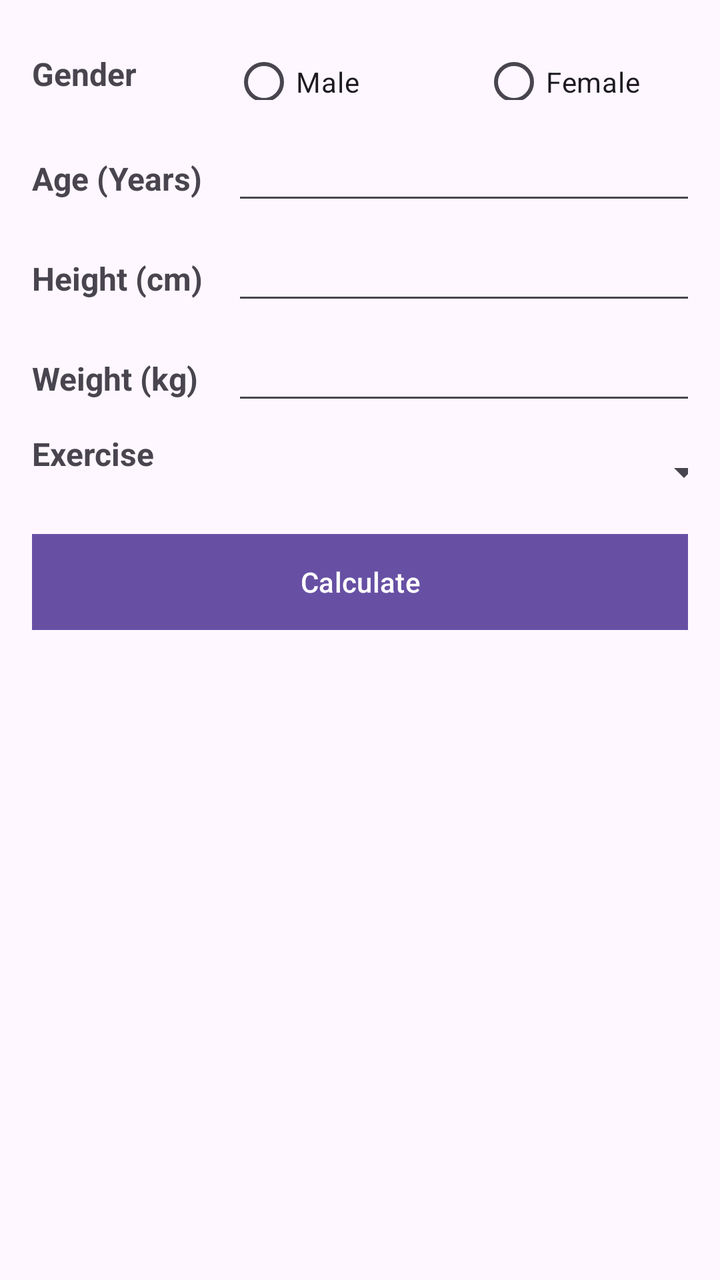
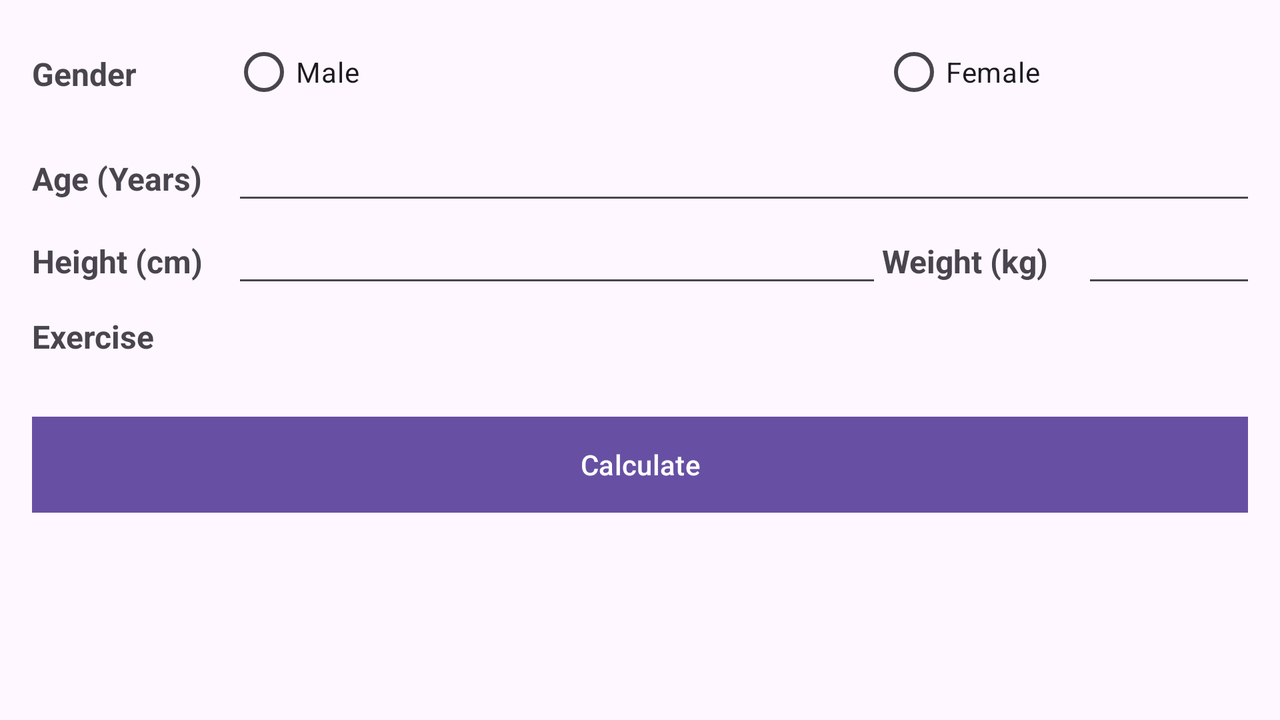

First picture: res/layout/ on a phone held upright. Second picture: the repository's own variant of that layout, on a device whose configuration matches the variant's folder. Source for both follows.
<!-- AndroidManifest.xml: application theme Theme.BMR -->
<!-- res/layout/activity_main.xml -->
<LinearLayout
    xmlns:android="http://schemas.android.com/apk/res/android"
    xmlns:tools="http://schemas.android.com/tools"
    android:layout_width="match_parent"
    android:layout_height="match_parent"
    android:orientation="vertical"
    android:padding="16dp">

    <GridLayout
        android:layout_width="match_parent"
        android:layout_height="50dp"
        android:columnCount="2"
        android:rowCount="2">

        <TextView
            android:layout_width="100dp"
            android:layout_height="wrap_content"
            android:layout_centerHorizontal="true"
            android:layout_marginTop="10dp"
            android:text="@string/gender_text"
            android:textSize="16dp"
            android:textStyle="bold" />

        <RadioGroup
            android:id="@+id/genderRadioGroup"
            android:layout_width="250dp"
            android:layout_height="wrap_content"
            android:layout_marginBottom="16dp"
            android:orientation="horizontal">

            <RadioButton
                android:id="@+id/maleRadioButton"
                android:layout_width="125dp"
                android:layout_height="50dp"
                android:text="@string/male_text" />

            <RadioButton
                android:id="@+id/femaleRadioButton"
                android:layout_width="125dp"
                android:layout_height="50dp"
                android:text="@string/female_text" />
        </RadioGroup>
    </GridLayout>

    <GridLayout
        android:layout_width="match_parent"
        android:layout_height="50dp"
        android:columnCount="2"
        android:rowCount="2">

        <TextView
            android:id="@+id/titleTextView"
            android:layout_width="100dp"
            android:layout_height="wrap_content"
            android:layout_centerHorizontal="true"
            android:text="@string/years_text"
            android:textSize="16dp"
            android:textStyle="bold" />

        <EditText
            android:id="@+id/edit_message"
            android:layout_width="250dp"
            android:layout_height="wrap_content"
            android:hint="@string/edit_message" />

    </GridLayout>

    <GridLayout
        android:layout_width="match_parent"
        android:layout_height="50dp"
        android:columnCount="4"
        android:rowCount="1">

        <TextView
            android:layout_width="100dp"
            android:layout_height="wrap_content"
            android:layout_centerHorizontal="true"
            android:text="@string/height_text"
            android:textSize="16dp"
            android:textStyle="bold" />

        <EditText
            android:id="@+id/heightEditText"
            android:layout_width="250dp"
            android:layout_height="wrap_content" />


    </GridLayout>

    <GridLayout
        android:layout_width="match_parent"
        android:layout_height="50dp"
        android:columnCount="4"
        android:rowCount="1">

        <TextView
            android:layout_width="100dp"
            android:layout_height="wrap_content"
            android:layout_centerHorizontal="true"
            android:text="@string/weight_text"
            android:textSize="16dp"
            android:textStyle="bold" />

        <EditText
            android:id="@+id/weightEditText"
            android:layout_width="250dp"
            android:layout_height="wrap_content" />


    </GridLayout>

    <GridLayout
        android:layout_width="match_parent"
        android:layout_height="50dp"
        android:columnCount="2"
        android:rowCount="3">

        <TextView
            android:layout_width="150dp"
            android:layout_height="wrap_content"
            android:layout_centerHorizontal="true"
            android:text="@string/exercise_text"
            android:textSize="16dp"
            android:textStyle="bold" />

        <Spinner
            android:id="@+id/planets_spinner"
            android:layout_width="200dp"
            android:layout_height="40dp" />
    </GridLayout>

    <Button
        android:id="@+id/calculateButton"
        android:layout_width="match_parent"
        android:layout_height="wrap_content"
        android:layout_marginTop="1dp"
        android:background="#FFFF00"
        android:onClick="calculateBMR"
        android:text="@string/calculate_text" />

</LinearLayout>
<!-- resources referenced by this layout -->
<resources>
  <string name="calculate_text">Calculate</string>
  <string name="edit_message" />
  <string name="exercise_text">Exercise</string>
  <string name="female_text">Female</string>
  <string name="gender_text">Gender</string>
  <string name="height_text">Height (cm)</string>
  <string name="male_text">Male</string>
  <string name="weight_text">Weight (kg)</string>
  <string name="years_text">Age (Years)</string>
  <style name="Theme.BMR" parent="Base.Theme.BMR" />
  <style name="Base.Theme.BMR" parent="Theme.Material3.DayNight">
          
          
      </style>
</resources>
<!-- res/layout-land/activity_main.xml (the repository's variant of the layout above) -->
<!-- drawn on the phone turned sideways -->
<LinearLayout
    xmlns:android="http://schemas.android.com/apk/res/android"
    xmlns:tools="http://schemas.android.com/tools"
    android:layout_width="match_parent"
    android:layout_height="match_parent"
    android:orientation="vertical"
    android:padding="16dp">

    <GridLayout
        android:layout_width="match_parent"
        android:layout_height="50dp"
        android:columnCount="2"
        android:rowCount="2">

        <TextView
            android:layout_width="100dp"
            android:layout_height="wrap_content"
            android:layout_centerHorizontal="true"
            android:layout_marginTop="10dp"
            android:text="@string/gender_text"
            android:textSize="16dp"
            android:textStyle="bold" />

        <RadioGroup
            android:id="@+id/genderRadioGroup"
            android:layout_width="600dp"
            android:layout_height="50dp"
            android:layout_marginBottom="16dp"
            android:orientation="horizontal">

            <RadioButton
                android:id="@+id/maleRadioButton"
                android:layout_width="325dp"
                android:layout_height="40dp"
                android:text="@string/male_text" />

            <RadioButton
                android:id="@+id/femaleRadioButton"
                android:layout_width="325dp"
                android:layout_height="40dp"
                android:text="@string/female_text" />
        </RadioGroup>
    </GridLayout>

    <GridLayout
        android:layout_width="match_parent"
        android:layout_height="wrap_content"
        android:columnCount="2"
        android:rowCount="2">

        <TextView
            android:id="@+id/titleTextView"
            android:layout_width="100dp"
            android:layout_height="wrap_content"
            android:layout_centerHorizontal="true"
            android:text="@string/years_text"
            android:textSize="16dp"
            android:textStyle="bold" />

        <EditText
            android:id="@+id/edit_message"
            android:layout_width="750dp"
            android:layout_height="wrap_content"
            android:hint="@string/edit_message" />

    </GridLayout>

    <GridLayout
        android:layout_width="match_parent"
        android:layout_height="50dp"
        android:columnCount="4"
        android:rowCount="1">

        <TextView
            android:layout_width="100dp"
            android:layout_height="wrap_content"
            android:layout_centerHorizontal="true"
            android:text="@string/height_text"
            android:textSize="16dp"
            android:textStyle="bold" />

        <EditText
            android:id="@+id/heightEditText"
            android:layout_width="325dp"
            android:layout_height="wrap_content" />

        <TextView
            android:layout_width="100dp"
            android:layout_height="wrap_content"
            android:layout_centerHorizontal="true"
            android:text="@string/weight_text"
            android:textSize="16dp"
            android:textStyle="bold" />

        <EditText
            android:id="@+id/weightEditText"
            android:layout_width="325dp"
            android:layout_height="wrap_content" />


    </GridLayout>

    <GridLayout
        android:layout_width="match_parent"
        android:layout_height="50dp"
        android:columnCount="2"
        android:rowCount="3">

        <TextView
            android:layout_width="150dp"
            android:layout_height="wrap_content"
            android:layout_centerHorizontal="true"
            android:text="@string/exercise_text"
            android:textSize="16dp"
            android:textStyle="bold" />

        <Spinner
            android:id="@+id/planets_spinner"
            android:layout_width="700dp"
            android:layout_height="wrap_content" />
    </GridLayout>

    <Button
        android:id="@+id/calculateButton"
        android:layout_width="match_parent"
        android:layout_height="wrap_content"
        android:layout_marginTop="1dp"
        android:background="#FFFF00"
        android:onClick="calculateBMR"
        android:text="@string/calculate_text" />

</LinearLayout>
